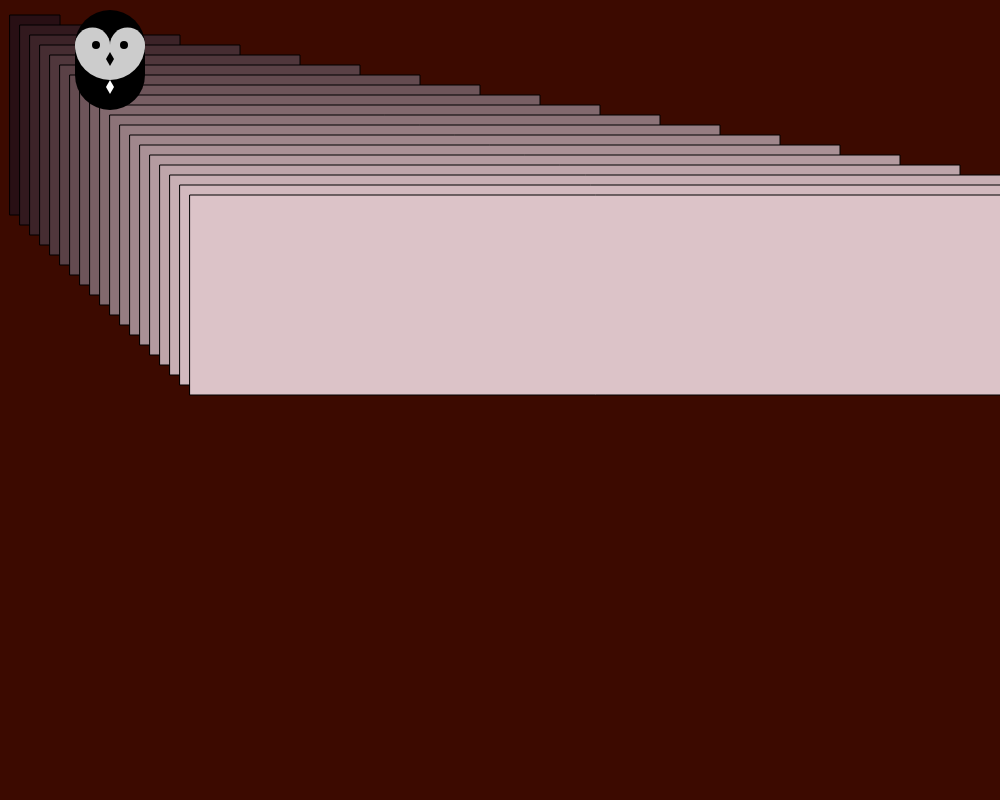
Frame 1 (no input)
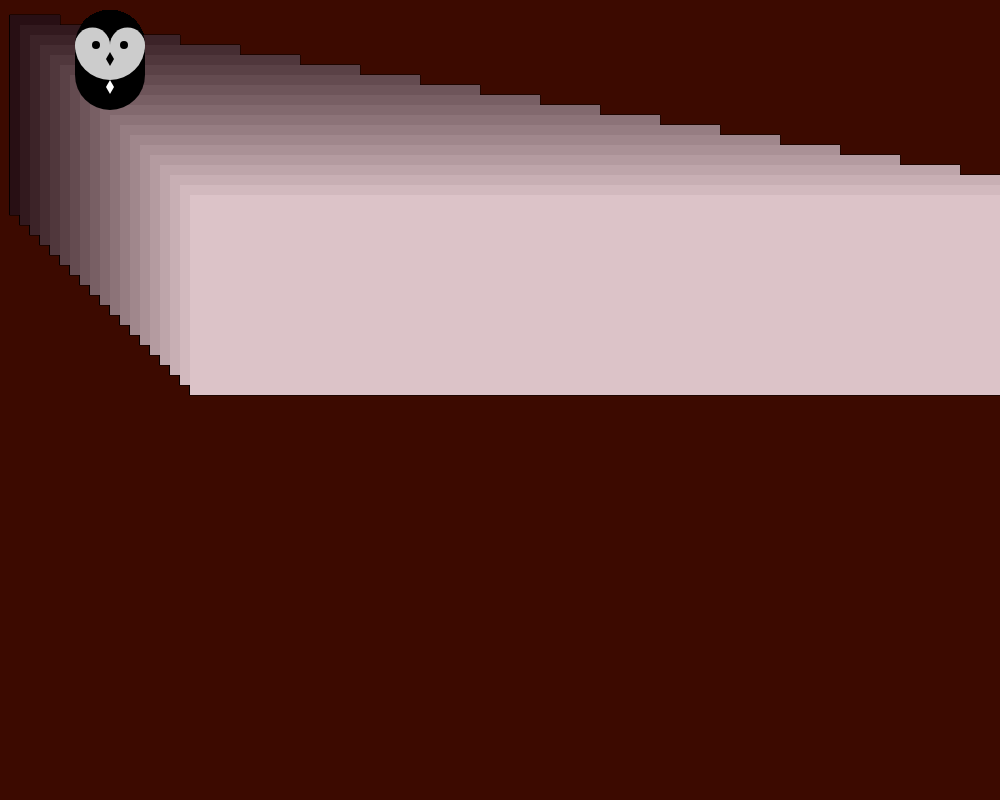
Frame 60 (no input)
Frame 120 (the mouse pressed at the canvas centre since frame 60): identical to frame 60, image omitted

The p5.js sketch that drew these frames (run headless with seeded random() and noise() and a simulated clock; from frame 60 on, the mouse is pressed at the canvas centre):

// p5.js sketch
// ── sketch.js
function setup() {
  createCanvas(1000,800);
  //createImage(leaves.jpg);
  //centerCanvas();
  background(60,10,0);
}

function draw() {
  ellipse(100,100,80,80);
  ellipse(100,200,80,80);
  for (let x = 10; x < 200; x += 10){
    fill(x + 30, x + 5, x + 10);
    rect(x, x + 5, x * 5, 200);
  }
  translate(110,110);
  stroke(0);
  strokeWeight(70);
  line(0,-35,0,-65);
  noStroke();
  fill(204);
  ellipse(-17.5,-65,35,35);
  ellipse(17.5,-65,35,35);
  arc(0,-65,70,70,0,PI);
  fill(0);
  ellipse(-14,-65,8,8);
  ellipse(14,-65,8,8);
  quad(0,-58,4,-51,0,-44,-4,-51);
  fill(255);
  quad(0,-30,4,-23,0,-16,-4,-23);
  //quad(0,-58,4,-51,0,-44,-4,-51);
  //quad(0,-58,4,-51,0,-44,-4,-51);
  //quad(0,-58,4,-51,0,-44,-4,-51);
  //quad(0,-58,4,-51,0,-44,-4,-51);
  //if(mouseIsPressed){
  //  fill(0);
 // } else {
 //   fill(random(170),random(20),random(0));
 // }
  //ellipse(mouseX,mouseY,40,40);
 // rect(mouseX,mouseY,40,40);
}
